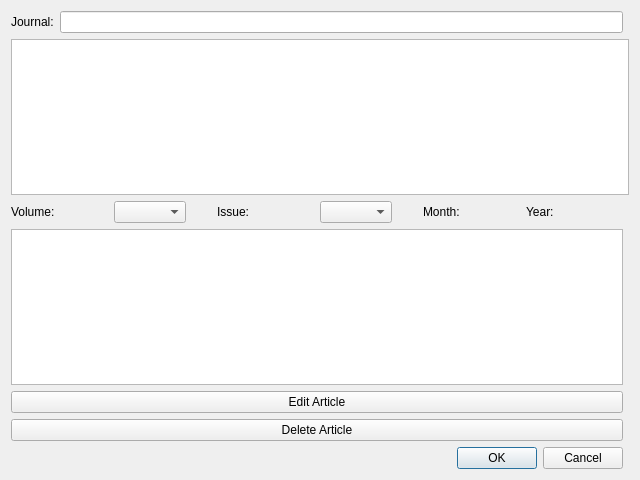
<?xml version="1.0" encoding="UTF-8"?>
<ui version="4.0">
 <class>Articles</class>
 <widget class="QDialog" name="Articles">
  <property name="geometry">
   <rect>
    <x>0</x>
    <y>0</y>
    <width>640</width>
    <height>480</height>
   </rect>
  </property>
  <property name="windowTitle">
   <string>Dialog</string>
  </property>
  <layout class="QGridLayout" name="gridLayout">
   <item row="0" column="0" rowspan="2">
    <layout class="QHBoxLayout" name="horizontalLayout_2">
     <item>
      <widget class="QLabel" name="label_5">
       <property name="text">
        <string>Journal:</string>
       </property>
      </widget>
     </item>
     <item>
      <widget class="QLineEdit" name="lineEdit"/>
     </item>
    </layout>
   </item>
   <item row="9" column="0">
    <widget class="QTableView" name="tableView_2"/>
   </item>
   <item row="7" column="0">
    <layout class="QHBoxLayout" name="horizontalLayout">
     <item>
      <widget class="QLabel" name="label">
       <property name="text">
        <string>Volume:</string>
       </property>
      </widget>
     </item>
     <item alignment="Qt::AlignLeft">
      <widget class="QComboBox" name="comboBox"/>
     </item>
     <item>
      <widget class="QLabel" name="label_2">
       <property name="text">
        <string>Issue:</string>
       </property>
      </widget>
     </item>
     <item alignment="Qt::AlignLeft">
      <widget class="QComboBox" name="comboBox_2"/>
     </item>
     <item>
      <widget class="QLabel" name="label_3">
       <property name="text">
        <string>Month: </string>
       </property>
      </widget>
     </item>
     <item>
      <widget class="QLabel" name="label_4">
       <property name="text">
        <string>Year: </string>
       </property>
      </widget>
     </item>
    </layout>
   </item>
   <item row="12" column="0">
    <widget class="QDialogButtonBox" name="buttonBox">
     <property name="orientation">
      <enum>Qt::Horizontal</enum>
     </property>
     <property name="standardButtons">
      <set>QDialogButtonBox::Cancel|QDialogButtonBox::Ok</set>
     </property>
    </widget>
   </item>
   <item row="4" column="0" colspan="2">
    <widget class="QTableView" name="tableView">
     <property name="maximumSize">
      <size>
       <width>16777215</width>
       <height>200</height>
      </size>
     </property>
    </widget>
   </item>
   <item row="10" column="0">
    <widget class="QPushButton" name="pushButton">
     <property name="text">
      <string>Edit Article</string>
     </property>
    </widget>
   </item>
   <item row="11" column="0">
    <widget class="QPushButton" name="pushButton_2">
     <property name="text">
      <string>Delete Article</string>
     </property>
    </widget>
   </item>
  </layout>
 </widget>
 <resources/>
 <connections>
  <connection>
   <sender>buttonBox</sender>
   <signal>accepted()</signal>
   <receiver>Articles</receiver>
   <slot>accept()</slot>
   <hints>
    <hint type="sourcelabel">
     <x>247</x>
     <y>444</y>
    </hint>
    <hint type="destinationlabel">
     <x>157</x>
     <y>274</y>
    </hint>
   </hints>
  </connection>
  <connection>
   <sender>buttonBox</sender>
   <signal>rejected()</signal>
   <receiver>Articles</receiver>
   <slot>reject()</slot>
   <hints>
    <hint type="sourcelabel">
     <x>315</x>
     <y>444</y>
    </hint>
    <hint type="destinationlabel">
     <x>286</x>
     <y>274</y>
    </hint>
   </hints>
  </connection>
 </connections>
</ui>
